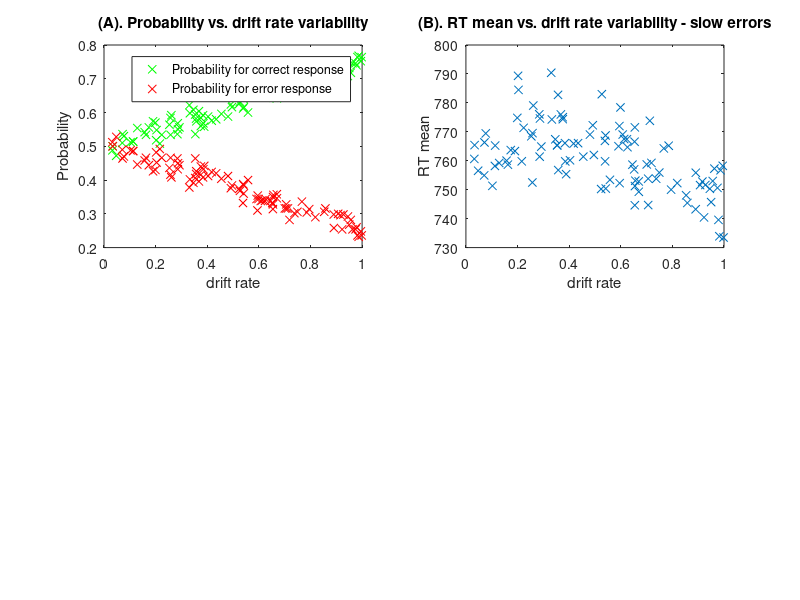

The MATLAB script that drew this image: (Note: this script raises an error after producing the figure.)
%% Assignment3 Zhibin

% Variation in drift rate mu
clear;clc;

%fix step size
dt = 0.001;
%parameter 
ndt = 0.5; %NON-DECISION TIME
mu = 0.5;  %BY CONVENTION MU MUST BE POSITIVE 
sd = 1;   %THIS IS VARIABILITY WITHIN THE WALK.  KEEP FIXED AT 1. 
nsteps = 2500; %MAX LENGTH OF WALK.  INCREASE TILL WARNING GOES AWAY
ntrials = 500; %NUMBER OF RUNS
criterion = 1; %CORRECT BOUNDARY LOCATION, INCORRECT IS ZERO 
beta = 0.5; % NORMALIZED BIAS
bias = beta*criterion; %ACTUAL BIAS
%set random number seed 
rng(19680104);

nvariations=100; %BUMBER OF VARIATIONS TO DRAW FROM A DISTRIBUTION
Mu=rand(1,nvariations); % This is a vector of random draws from a random distribution of the drift rates
Accuracy=zeros(1,nvariations); % This is a vector of the acuuracy for each random drift rate
Prerror=ones(1,nvariations); % This is a vector of the probability for error response

correctrtM=zeros(1,nvariations); 
errorrtM=zeros(1,nvariations);

%LOOP OVER nvariationts of drift rate mu and then ntrials.  
for v = 1:nvariations
    
%OUTPUT VARIABLES
sample = zeros(1,nsteps+1);   %This is a single random draw from normal distribution
path = zeros(ntrials,nsteps+1); %This is all the random walks
rt = zeros(ntrials,1);  %These are the rts across trials 
correct = zeros(ntrials,1); %This is accuracy data. ZERO IS WRONG, ONE IS RIGHT  
% clear output in previous loop
clear errorrt;
clear correctrt;
    
    for j = 1:ntrials
        goodpath = 0;
        while goodpath == 0 
            draw = normrnd(Mu(v)*dt,sd*sqrt(dt),[1,nsteps]);  %DRAW A WALK
            sample(1) = bias; %START AT BIAS
            sample(2:nsteps+1) = draw; 
            walk = cumsum(sample); %SUM THE WALK.   
            crossbnd = find((walk > criterion) |(walk < 0)); %TEST BOTH BOUNDARIES  
            if ~isempty(crossbnd) %TEST IF IT CROSSED ONE OF THE BOUNDARIES AT LEAST
                goodpath = 1; %WALK IS GOOD, SET TO 1 TO EXIT WHILE LOOP
                path(j,:) = walk; %SAVE THE WALK
            else
                display('Bad Walk') %NOTIFY BAD WALK AND DRAW AGAIN LOWER
            end;
        end;
        rt(j) = crossbnd(1);  %RT IS FIRST CROSSING
        if path(j,rt(j)) > criterion  %TEST IF CORRECT
            path(j,rt(j):end) = criterion; %SET THE REST OF WALK TO BOUNDARY
            correct(j) = 1; %INDICATE CORRECT TRIAL
        else %TRIALIS INCORRECT
            path(j,rt(j):end) = 0; %SET THE REST OF WALK TO ZERO. 
        end; 
        %Add Non-decision time
        rt(j) = rt(j) + ndt/dt;	
    end
   
% compute rt mean
rtM(v)=mean(rt);


% RT for correct and error response
errorrt = rt(find(correct == 0));  % THIS IS JUST THE INCORRECT TRIALS
correctrt = rt(find(correct == 1)); %THIS IS JUST THE CORRECT TRIALS
% mean RT for correct and error response
correctrtM(v)=mean(correctrt);
errorrtM(v)=mean(errorrt);

% compute accuracy (Pr for correct)
Accuracy(v) = mean(correct);  %COMPUTER FRACTION CORRECT
% Pr for error
Prerror(v)=1-Accuracy(v);

end

% Calculate the weighted RT for correct and error response
correctrtW=zeros(1,nvariations); 
errorrtW=zeros(1,nvariations); 
% Sum the probabilities for correct and error response
sumC=sum(Accuracy);
sumE=sum(Prerror);
for v = 1:nvariations
correctrtW(v)=correctrtM(v)*Accuracy(v)/sumC;
errorrtW(v)=errorrtM(v)*Prerror(v)/sumE;
end
% Calculate Weighted mean RT
correctrtWM=sum(correctrtW); 
errorrtWM=sum(errorrtW); % should be a slow error
% correctrtWM = 759.5039
% errorrtWM = 762.2095

%%
% plot the Acuurancy against each random drift rate
figure;
subplot(2,2,1);
plot(Mu, Accuracy,'gx');
xlabel('drift rate'); ylabel('Probability');legend();
title('(A). Probability vs. drift rate variability');
hold on;
plot(Mu, Prerror, 'rx');
legend('Probability for correct response','Probability for error response');
hold off;

% plot the RT against each random drift rate
subplot(2,2,2);
plot(Mu, rtM,'x');
xlabel('drift rate'); ylabel('RT mean');
title('(B). RT mean vs. drift rate variability - slow errors');
hold on;
yline(correctrtWM,'g-','Weighted mean RT - correct','LabelVerticalAlignment','bottom');
yline(errorrtWM,'r-','Weighted mean RT - error');
label('Weighted mean RT - error')
hold off;


